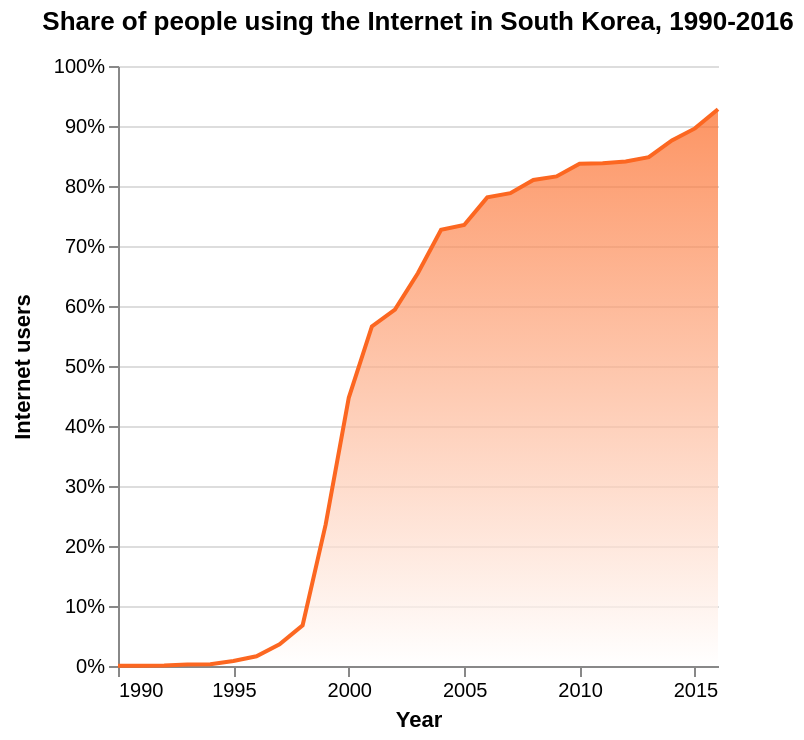

Here is the Vega-Lite specification saved for this chart:
### Vega-Lite specification from a JSON file in a GitHub repository (floating-point values rounded to 4 significant figures; data arrays with more than 128 entries replaced by an {"elided": "..."} marker saying what was removed)
{"$schema": "https://vega.github.io/schema/vega-lite/v5.json", "description": "Area", "width": "container", "title": {"text": "Share of people using the Internet in South Korea, 1990-2016", "offset": 10}, "data": {"values": {"elided": "5238 records"}, "format": {"parse": {"country": "string", "year": "date"}}}, "transform": [{"filter": {"field": "internetUsers", "valid": true}}, {"filter": {"field": "country", "equal": "South Korea"}}], "mark": {"type": "area", "line": {"color": "#fc6721"}, "color": {"x1": 1, "y1": 1, "x2": 1, "y2": 0, "gradient": "linear", "stops": [{"offset": 0, "color": "white"}, {"offset": 1, "color": "#fc6721"}]}}, "encoding": {"x": {"field": "year", "type": "temporal", "timeUnit": "year", "axis": {"format": "%Y", "grid": false, "title": "Year"}}, "y": {"field": "internetUsers", "type": "quantitative", "axis": {"title": "Internet users", "titlePadding": 10, "format": ".0%"}}}, "config": {"view": {"stroke": "transparent"}}}
